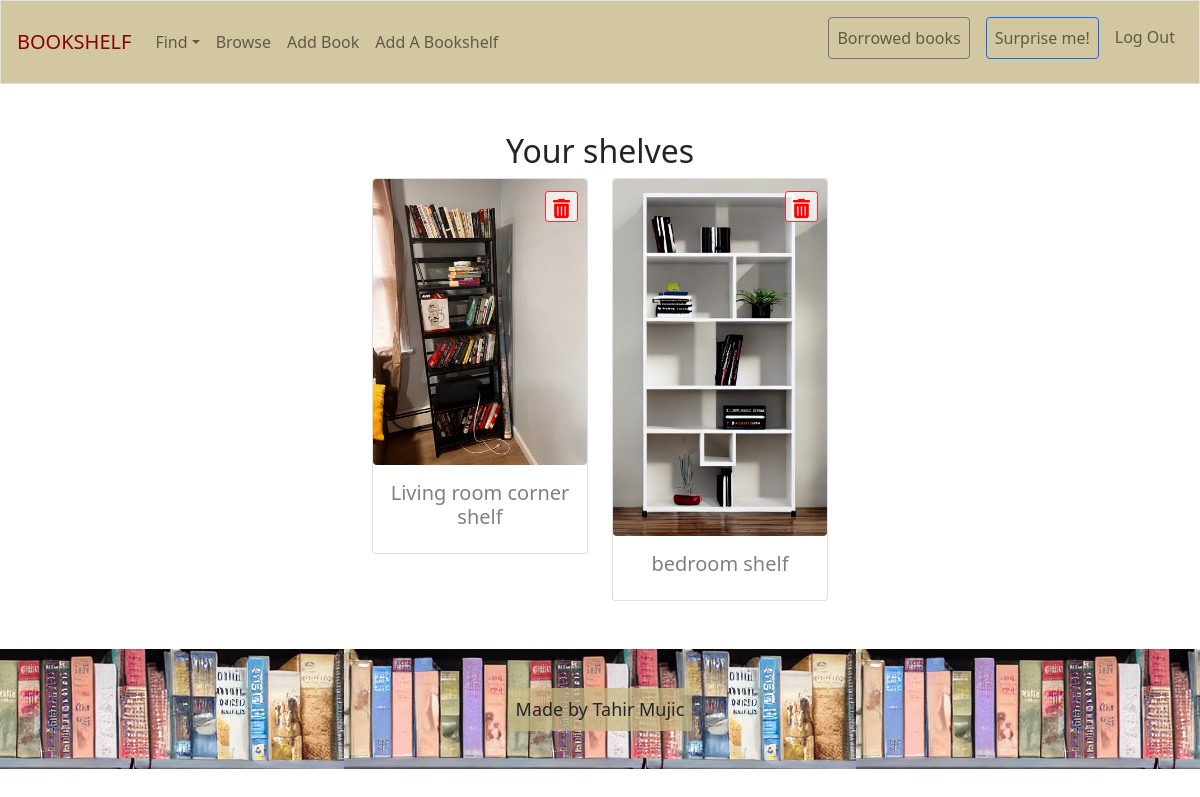
Screenshot of /browse (signed in) with the database file from the repository.
### tables this page shows
CREATE TABLE bookshelves (
    id INTEGER NOT NULL,
    width INTEGER NOT NULL,
    height INTEGER NOT NULL,
    description TEXT,
    image TEXT,
    user_id INTEGER NOT NULL,
    PRIMARY KEY(id),
    FOREIGN KEY (user_id) REFERENCES users(id)
);

### app.py (the view, shortened to what this page needs)
@app.route('/browse')
@login_required
def browse():
    message = 'Your shelves'
    bookshelves = db.execute(
        "SELECT id, width, height, description, image FROM bookshelves WHERE user_id =?;", session['user_id'])
    return render_template('browse.html', bookshelves=bookshelves, message=message)

### app.py (called while the page is built)
@app.after_request
def after_request(response):
    response.headers['Cache-Control'] = 'no-cache, no-store, must-revalidate'
    response.headers['Expires'] = 0
    response.headers['Pragma'] = 'no-cache'
    return response

### helpers.py (called while the page is built)
def login_required(f):
    @wraps(f)
    def decorated_function(*args, **kwargs):
        if session.get("user_id") is None:
            return redirect("/login")
        return f(*args, **kwargs)
    return decorated_function

### templates/browse.html (shortened to what this page needs)
<!DOCTYPE html>
{% extends "layout.html" %} {% block title %} Browse {% endblock %} {% block
main %}
<h2>{{ message }}</h2>
<div>
	{% if bookshelves %}
	<div class="row row-cols-1 row-cols-md-2 g-4 justify-content-center">
		{% for shelf in bookshelves %}
		<div class="col" style="max-width: 15rem; position: relative">
			<a class="shelf" href="{{url_for('index', shelf_id=shelf['id'])}}">
				<div class="card">
					<img
						src="{{ shelf['image'] }}"
						class="card-img-top rounded"
						alt="..."
					/>
					<div class="card-body">
						<h5 class="card-title">{{ shelf['description'] }}</h5>
					</div>
				</div>
			</a>
			<form action="/browse" method="get">
				<button
					class="delete-btn btn btn-outline-danger btn-sm mx-2"
					name="delete"
					value="{{shelf['id']}}"
					style="
						position: absolute;
						top: 3%;
						right: 6%;
						background-color: rgba(255, 255, 255, 0.715);
					"
				>
				</button>
			</form>
		</div>
		{% endfor %}
	</div>
</div>
{%else%}
<div>You have no bookshelves</div>
{%endif%}
 {% endblock %}

### templates/layout.html (style rules this page uses)
a { text-decoration: none; color: grey; }

### rows the page displays
bookshelves: image (picture), description "Living room corner shelf", {{ shelf['id'] }} 2 (drawn)
bookshelves: image (picture), description "bedroom shelf", {{ shelf['id'] }} 3 (drawn)

### other values shown
{{ message }} "Your shelves"
